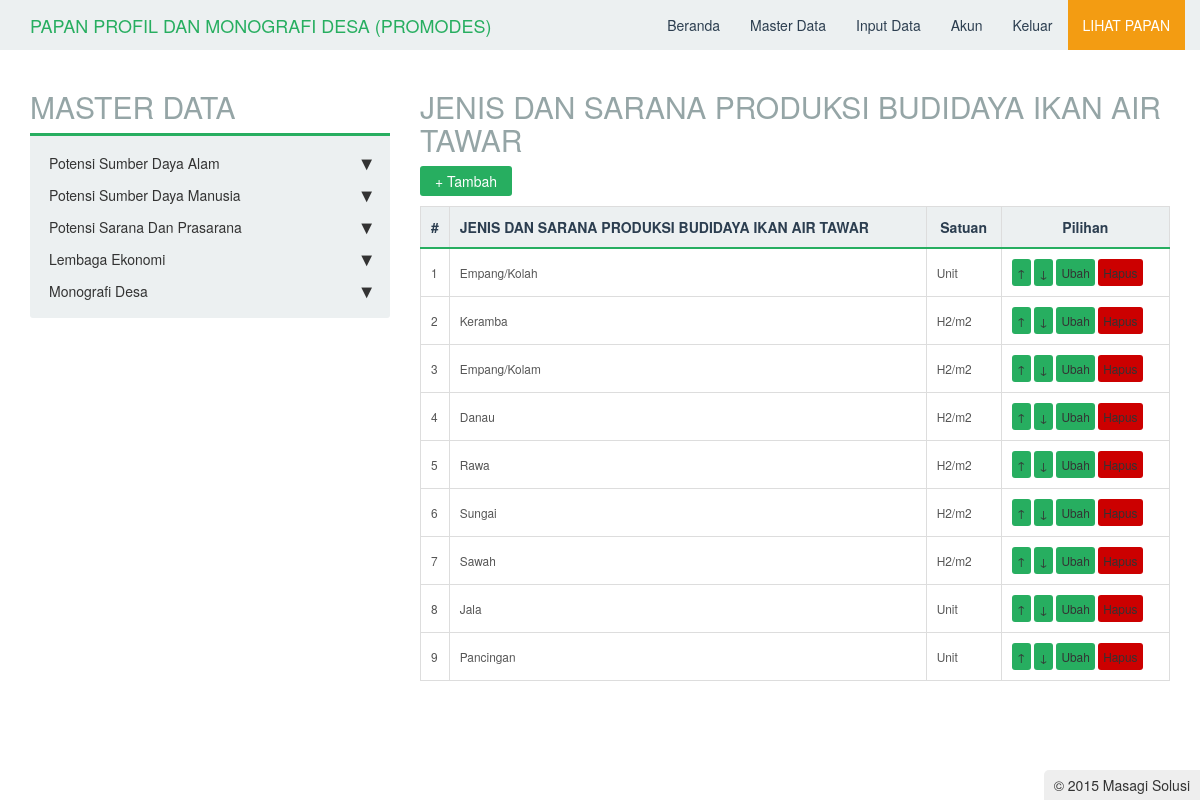
/master/potensi_sda/peternakan_perikanan/sarana_produksi/master.php (signed in), run on the app's committed database.
### tables this page shows
CREATE TABLE IF NOT EXISTS `tbsarana_produksi` (
  `id` int(11) NOT NULL AUTO_INCREMENT,
  `nama` varchar(225) NOT NULL,
  `satuan` varchar(225) NOT NULL,
  `posisi` int(11) NOT NULL,
  PRIMARY KEY (`id`)
);

### master/potensi_sda/peternakan_perikanan/sarana_produksi/master.php (the view, shortened to what this page needs)
<?php
include_once "../../../../functions/urut.php";
include_once "../../../../master/header.php";
echo "<h2>JENIS DAN SARANA PRODUKSI BUDIDAYA IKAN AIR TAWAR</h2>";
$mod = $_GET['mod'];
if($mod == "tambah"){
    if(isset($_POST['simpan'])){
        $nama = $_POST['nama'];
        $satuan = $_POST['satuan'];
        $s = mysql_query("select max(posisi) as urut from tbsarana_produksi");
        $d = mysql_fetch_array($s);
        $posisi  = $d['urut']+1;
        for($i = 0;$i < sizeof($nama);$i++){
           if($nama[$i] != ""){
               $q = mysql_query("insert into tbsarana_produksi(nama,satuan,posisi) values('".mysql_real_escape_string($nama[$i])."','".$satuan[$i]."','".($posisi+$i)."')");
           }
        }
        if($q){
            echo "<script>window.location='master.php';</script>";
        }
    }
    echo "<link rel='stylesheet' type='text/css' href='../../../../lib/css/table2.css'/>";
?>
<script type="text/javascript" src="../../../../lib/js/jquery-1.9.1.min.js"></script>
<script type="text/javascript">
$(document).ready(function(){
    var count = 0;
    $nama = $("#nama");
    $add = $("#add");
    $add.click(function(e){
        var countNext = count+1;
        $("#input"+count).append("<div>&nbsp;&nbsp;<input type='text' name='nama[]' id='nama"+count+"'/><input type='text' name='satuan[]' placeholder='Satuan' id='satuan"+count+"'/><div id='input"+countNext+"'></div></div>");
        $("#nama"+count).focus();
        count++;
    });
});
</script>
<form method="post">
    <table>
        <tr>
            <td>Jenis dan Sarana Produksi</td>
            <td id='nama'><div id='input0'> : <input type='text' name='nama[]' id='nama' required/><input type='text' name='satuan[]' id='satuan' placeholder="Satuan" required/><a class='btn' href='#' id='add'>+</a></div></td>
        </tr>
        <tr>
            <td></td>
            <td><input type='submit' name='simpan' value='Tambah'></td>
        </tr>
    </table>
</form>
<?php
}
else if($mod == "hapus"){
    $id = abs((int)$_GET['id']);
    $q = mysql_query("delete from tbsarana_produksi where id='$id'");
    if($q){
        echo "<script>window.location='master.php';</script>";
    }
}
else
{
    echo "<link rel='stylesheet' type='text/css' href='../../../../lib/css/table.css'/>";
    echo "<input type='reset' onclick=\"window.location='?mod=tambah';\" value='+ Tambah'/>";
    echo "<table>
            <tr>
                <th>#</th>
                <th align=left>JENIS DAN SARANA PRODUKSI BUDIDAYA IKAN AIR TAWAR</th>
                <th>Satuan</th>
                <th>Pilihan</th>
            </tr>";
    $n1 = 1;
    $s1= mysql_query("select * from tbsarana_produksi order by posisi asc");
    while($d1 = mysql_fetch_array($s1)){
        echo "<tr>
                <td>$n1</td>
                <td>$d1[nama]</td>
                <td>$d1[satuan]</td>
                <td><a class='edit' href='?mod=urut&id=$d1[id]&tipe=1&posisi=up'>&#8593;</a> <a class='edit' href='?mod=urut&id=$d1[id]&tipe=1&posisi=down'>&#8595;</a> <a class='edit' href='?mod=ubah&id=$d1[id]'>Ubah</a> <a class='del' href='#' onclick='confirmDelete(\"?mod=hapus&id=$d1[id]\");'>Hapus</a></td>
            </tr>";
        $n1++;
    }
    echo "</table>";
}
include_once "../../../../master/footer.php";
?>

### data on the page
tbsarana_produksi: nama "Empang/Kolah", satuan "Unit"
tbsarana_produksi: nama "Keramba", satuan "H2/m2"
tbsarana_produksi: nama "Empang/Kolam", satuan "H2/m2"
tbsarana_produksi: nama "Danau", satuan "H2/m2"
tbsarana_produksi: nama "Rawa", satuan "H2/m2"
tbsarana_produksi: nama "Sungai", satuan "H2/m2"
tbsarana_produksi: nama "Sawah", satuan "H2/m2"
tbsarana_produksi: nama "Jala", satuan "Unit"
tbsarana_produksi: nama "Pancingan", satuan "Unit"
